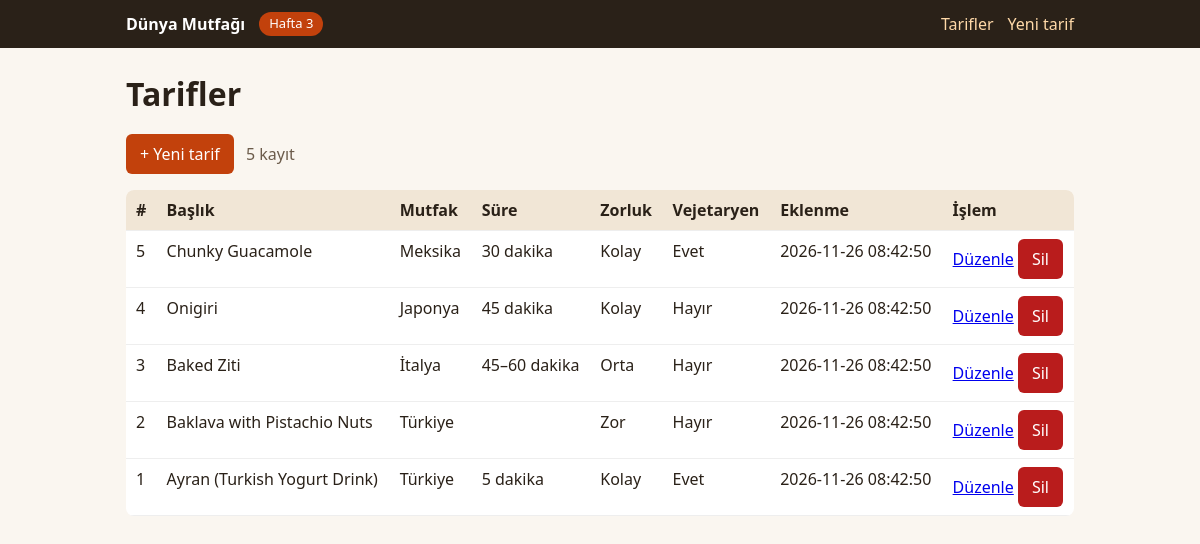
The app's page /hafta-3/liste.php with its own data.
### tables this page shows
CREATE TABLE tarifler (
  id           INT UNSIGNED NOT NULL AUTO_INCREMENT,
  kullanici_id INT UNSIGNED NOT NULL,
  baslik       VARCHAR(200) NOT NULL,
  mutfak       VARCHAR(80)  NOT NULL,
  giris        TEXT         NULL,
  malzemeler   TEXT         NOT NULL,               
  yapilis      TEXT         NOT NULL,               
  notlar       TEXT         NULL,
  sure         VARCHAR(40)  NULL,
  zorluk       TINYINT UNSIGNED NULL,
  vejetaryen   TINYINT(1)   NOT NULL DEFAULT 0,
  foto_url     VARCHAR(500) NULL,
  foto_yazar   VARCHAR(200) NULL,
  olusturma    TIMESTAMP    NOT NULL DEFAULT CURRENT_TIMESTAMP,
  PRIMARY KEY (id),
  KEY idx_tarif_sahip (kullanici_id),
  KEY idx_tarif_mutfak (mutfak),
  CONSTRAINT fk_tarif_sahip FOREIGN KEY (kullanici_id)
    REFERENCES kullanicilar (id) ON DELETE CASCADE
);

### hafta-3/db.php (called while the page is built, shortened)
<?php
function db(): PDO
{
    static $pdo = null;
    if ($pdo === null) {
        $dsn = 'mysql:host=' . DB_HOST . ';dbname=' . DB_NAME . ';charset=utf8mb4';
        $pdo = new PDO($dsn, DB_USER, DB_PASS, [
            PDO::ATTR_ERRMODE            => PDO::ERRMODE_EXCEPTION,
            PDO::ATTR_DEFAULT_FETCH_MODE => PDO::FETCH_ASSOC,
            PDO::ATTR_EMULATE_PREPARES   => false,
        ]);
    }
    return $pdo;
}

### hafta-3/liste.php (the view, shortened to what this page needs)
<?php
require_once __DIR__ . '/_ortak.php';
$tarifler = db()->query(
    'SELECT id, baslik, mutfak, sure, zorluk, vejetaryen, olusturma FROM tarifler ORDER BY id DESC'
)->fetchAll();
echo '<p><a class="dugme" href="ekle.php">+ Yeni tarif</a> <span class="sayi">' . count($tarifler) . ' kayıt</span></p>';
if (!$tarifler) {
    echo '<div class="mesaj">Henüz tarif yok.</div>';
} else {
    echo '<table><thead><tr><th>#</th><th>Başlık</th><th>Mutfak</th><th>Süre</th><th>Zorluk</th><th>Vejetaryen</th><th>Eklenme</th><th>İşlem</th></tr></thead><tbody>';
    foreach ($tarifler as $t) {
        echo '<tr><td>' . (int)$t['id'] . '</td>'
            . '<td>' . h($t['baslik']) . '</td>'
            . '<td>' . h($t['mutfak']) . '</td>'
            . '<td>' . h($t['sure']) . '</td>'
            . '<td>' . h(ZORLUK[(int)$t['zorluk']] ?? '') . '</td>'
            . '<td>' . ($t['vejetaryen'] ? 'Evet' : 'Hayır') . '</td>'
            . '<td>' . h($t['olusturma']) . '</td>'
            . '<td><a href="duzenle.php?id=' . (int)$t['id'] . '">Düzenle</a> '
            . '<form class="satirici" method="post" action="sil.php" onsubmit="return confirm(\'Bu tarif silinsin mi?\')">'
            . '<input type="hidden" name="id" value="' . (int)$t['id'] . '">'
            . '<button class="tehlike" type="submit">Sil</button></form></td></tr>';
    }
    echo '</tbody></table>';
}

### hafta-3/stil.css (style rules this page uses)
* { box-sizing:border-box }
body { margin:0;font:16px/1.5 system-ui,Segoe UI,Arial,sans-serif;background:#faf6f0;color:#2a2118 }
table { width:100%;border-collapse:collapse;background:#fff;border-radius:8px;overflow:hidden }
th,td { padding:8px 10px;border-bottom:1px solid #eee;text-align:left;vertical-align:top }
th { background:#f1e6d6 }
.dugme,button { background:#c2410c;color:#fff;border:0;border-radius:6px;padding:8px 14px;font:inherit;cursor:pointer;text-decoration:none;display:inline-block }
button.tehlike { background:#b91c1c }
.sayi { color:#6b5b4a;margin-left:8px }
form.satirici { display:inline }

### records on screen
tarifler: id "5", baslik "Chunky Guacamole", mutfak "Meksika", sure "30 dakika", zorluk "Kolay", vejetaryen "Evet", olusturma "2026-11-26 08:42:50"
tarifler: id "4", baslik "Onigiri", mutfak "Japonya", sure "45 dakika", zorluk "Kolay", vejetaryen "Hayır", olusturma "2026-11-26 08:42:50"
tarifler: id "3", baslik "Baked Ziti", mutfak "İtalya", sure "45–60 dakika", zorluk "Orta", vejetaryen "Hayır", olusturma "2026-11-26 08:42:50"
tarifler: id "2", baslik "Baklava with Pistachio Nuts", mutfak "Türkiye", zorluk "Zor", vejetaryen "Hayır", olusturma "2026-11-26 08:42:50"
tarifler: id "1", baslik "Ayran (Turkish Yogurt Drink)", mutfak "Türkiye", sure "5 dakika", zorluk "Kolay", vejetaryen "Evet", olusturma "2026-11-26 08:42:50"

### other values on screen
HAFTA "3"
$baslik "Tarifler"
count($tarifler) "5"
